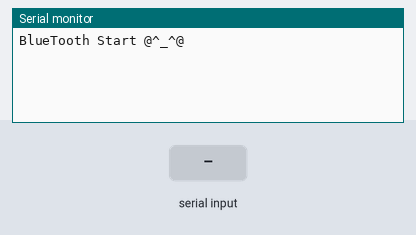
The sketch below on a simulated Arduino Uno, built with avr-gcc and run on an emulated ATmega328P. On the bench: the last lines printed to the serial monitor. The test bench sets the inputs (shaded band).

Above: at 1.2 s.
1.3 s: "1" received over the second serial link
At 3.4 s:
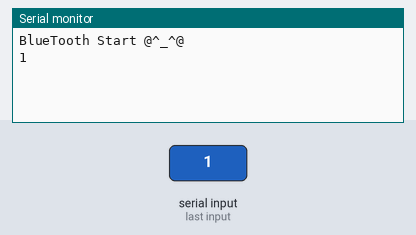
3.8 s: "0" received over the second serial link
At 5.2 s:
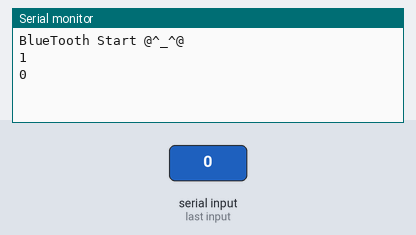
5.3 s: "2" received over the second serial link
At 7.6 s:
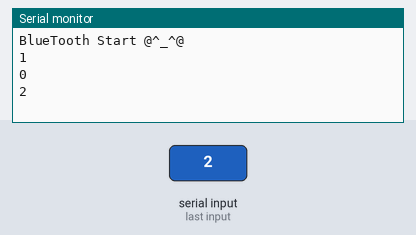

Measured:
- after the input at 1.3 s, the serial monitor: prints a new line after 1.0 s (image 1)
- after the input at 3.8 s, the serial monitor: prints a new line after 1.0 s (image 2)
- after the input at 5.3 s, the serial monitor: prints a new line after 1.0 s (image 3)

The sketch:

HC-05_04.ino
```cpp
#include <SoftwareSerial.h>
SoftwareSerial bt(10,11);

void setup() {
  bt.begin(38400);
  Serial.begin(38400);
  while(!Serial)
  {
    ;
  }
  Serial.println("BlueTooth Start @^_^@");
}

void loop() {
  if (bt.available()>0)
  {
    String str=bt.readString();
    bt.print(str);
//    bt.print(str.toInt()); 只讀數字
    Serial.println(str);
  }
}
```
